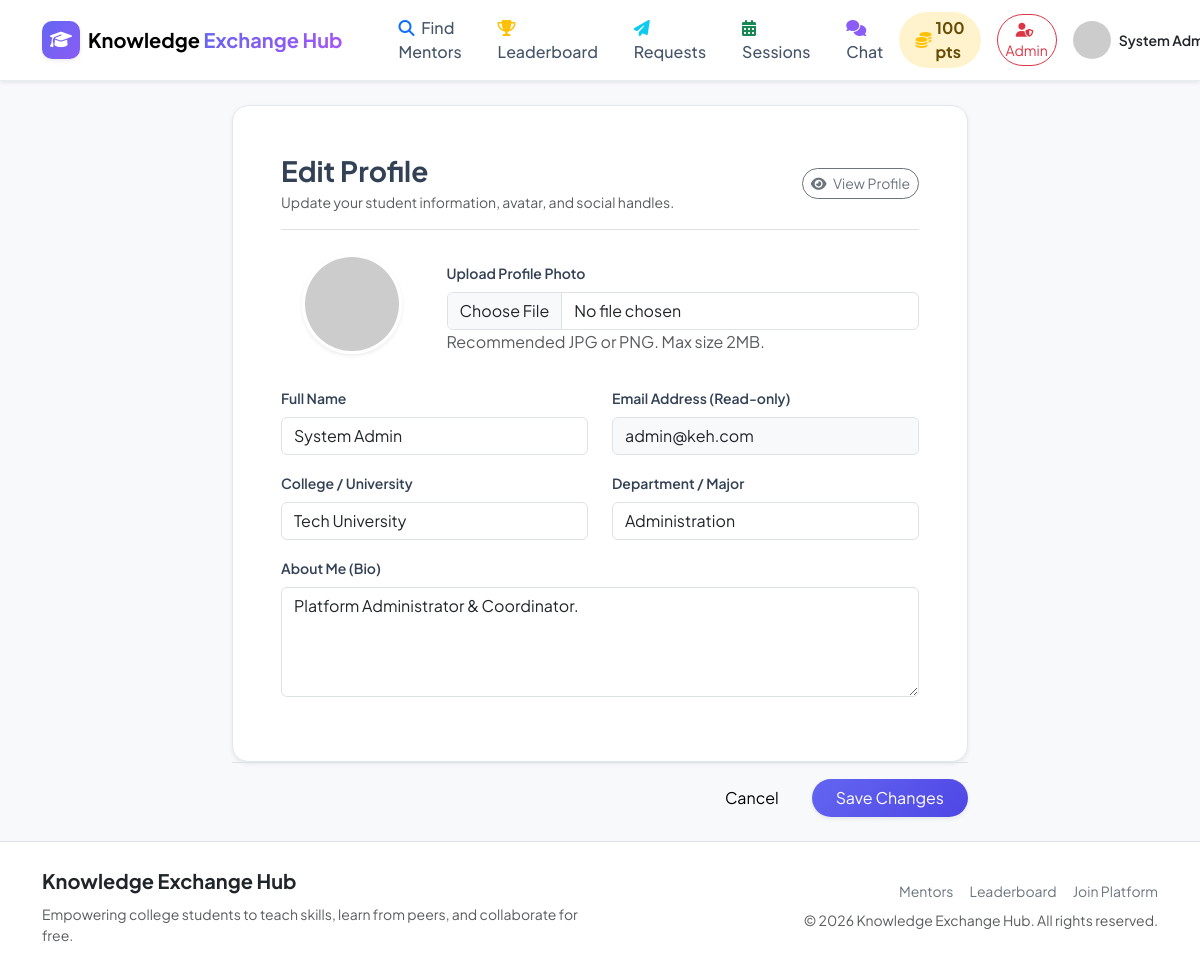
The page /edit-profile.php (signed in) on the database its author committed.
### tables this page shows
CREATE TABLE IF NOT EXISTS `users` (
  `id` INT AUTO_INCREMENT PRIMARY KEY,
  `name` VARCHAR(100) NOT NULL,
  `email` VARCHAR(150) NOT NULL UNIQUE,
  `password` VARCHAR(255) NOT NULL,
  `profile_photo` VARCHAR(255) DEFAULT 'default_avatar.png',
  `college` VARCHAR(150) DEFAULT NULL,
  `department` VARCHAR(100) DEFAULT NULL,
  `bio` TEXT DEFAULT NULL,
  `points` INT DEFAULT 0,
  `is_admin` TINYINT(1) DEFAULT 0,
  `is_blocked` TINYINT(1) DEFAULT 0,
  `created_at` DATETIME DEFAULT CURRENT_TIMESTAMP
);

### includes/functions.php (called while the page is built, shortened)
<?php
function e($string) {
    return htmlspecialchars($string ?? '', ENT_QUOTES, 'UTF-8');
}
?>

### includes/auth-check.php (called while the page is built, shortened)
<?php
require_once __DIR__ . '/db.php';
$stmt = $pdo->prepare("SELECT * FROM users WHERE id = ?");
$stmt->execute([$_SESSION['user_id']]);
$current_user = $stmt->fetch();
?>

### edit-profile.php (the view, shortened to what this page needs)
<?php
require_once __DIR__ . '/includes/auth-check.php';
require_once __DIR__ . '/includes/functions.php';
require_once __DIR__ . '/includes/header.php';
require_once __DIR__ . '/includes/navbar.php';
?>
<div class="container py-4">
    <div class="row justify-content-center">
        <div class="col-lg-8">
            <div class="keh-card p-4 p-md-5 shadow-sm">
                <div class="d-flex justify-content-between align-items-center mb-4 pb-3 border-bottom">
                    <div>
                        <h3 class="fw-bold mb-1">Edit Profile</h3>
                        <p class="text-muted small mb-0">Update your student information, avatar, and social handles.</p>
                    </div>
                    <a href="profile.php" class="btn btn-outline-secondary btn-sm rounded-pill"><i class="fas fa-eye me-1"></i> View Profile</a>
                </div>
                <form action="edit-profile.php" method="POST" enctype="multipart/form-data">
                    <div class="row mb-4 align-items-center">
                        <div class="col-md-3 text-center mb-3 mb-md-0">
                            <img src="/KEH/uploads/profile_photos/<?= e($current_user['profile_photo']) ?>"
                                 onerror="this.src='https://ui-avatars.com/api/?name=<?= urlencode($current_user['name']) ?>&background=6366f1&color=fff';"
                                 alt="Avatar" class="mentor-avatar shadow-sm mb-2" style="width: 100px; height: 100px;">
                        </div>
                        <div class="col-md-9">
                            <label for="profile_photo" class="form-label fw-semibold small">Upload Profile Photo</label>
                            <input type="file" class="form-control" id="profile_photo" name="profile_photo" accept="image/*">
                            <span class="text-muted text-xs">Recommended JPG or PNG. Max size 2MB.</span>
                        </div>
                    </div>
                    <div class="row">
                        <div class="col-md-6 mb-3">
                            <label for="name" class="form-label fw-semibold small">Full Name</label>
                            <input type="text" class="form-control" id="name" name="name" required value="<?= e($current_user['name']) ?>">
                        </div>
                        <div class="col-md-6 mb-3">
                            <label for="email" class="form-label fw-semibold small">Email Address (Read-only)</label>
                            <input type="email" class="form-control bg-light" id="email" value="<?= e($current_user['email']) ?>" readonly>
                        </div>
                    </div>
                    <div class="row">
                        <div class="col-md-6 mb-3">
                            <label for="college" class="form-label fw-semibold small">College / University</label>
                            <input type="text" class="form-control" id="college" name="college" required value="<?= e($current_user['college']) ?>">
                        </div>
                        <div class="col-md-6 mb-3">
                            <label for="department" class="form-label fw-semibold small">Department / Major</label>
                            <input type="text" class="form-control" id="department" name="department" required value="<?= e($current_user['department']) ?>">
                        </div>
                    </div>
                    <div class="mb-3">
                        <label for="bio" class="form-label fw-semibold small">About Me (Bio)</label>
                        <textarea class="form-control" id="bio" name="bio" rows="4" placeholder="Describe your background, what you enjoy teaching, and what skills you want to pick up..."><?= e($current_user['bio']) ?></textarea>
                    </div>
                    </div>
                    <div class="d-flex justify-content-end gap-2 border-top pt-3">
                        <a href="profile.php" class="btn btn-light rounded-pill px-4">Cancel</a>
                        <button type="submit" class="btn btn-primary rounded-pill px-4 shadow-sm">Save Changes</button>
                    </div>
            </div>
        </div>
    </div>
<?php require_once __DIR__ . '/includes/footer.php'; ?>

### includes/navbar.php (shortened to what this page needs)
<?php
require_once __DIR__ . '/functions.php';
$is_logged_in = isset($_SESSION['user_id']);
$user = null;
if ($is_logged_in && isset($pdo)) {
    $stmt = $pdo->prepare("SELECT * FROM users WHERE id = ?");
    $stmt->execute([$_SESSION['user_id']]);
    $user = $stmt->fetch();
}
?>
<nav class="navbar navbar-expand-lg sticky-top custom-navbar shadow-sm">
    <div class="container">
        <a class="navbar-brand d-flex align-items-center gap-2" href="/KEH/index.php">
            <div class="brand-icon shadow-sm">
                <i class="fas fa-graduation-cap"></i>
            </div>
            <span class="brand-text fw-bold">Knowledge <span class="text-primary-gradient">Exchange Hub</span></span>
        </a>
        <div class="collapse navbar-collapse" id="navbarMain">
            <ul class="navbar-nav me-auto mb-2 mb-lg-0 ms-lg-4 gap-lg-1">
                <li class="nav-item">
                    <a class="nav-link px-3" href="/KEH/find-mentor.php"><i class="fas fa-search me-1 text-primary"></i> Find Mentors</a>
                </li>
                <li class="nav-item">
                    <a class="nav-link px-3" href="/KEH/leaderboard.php"><i class="fas fa-trophy me-1 text-warning"></i> Leaderboard</a>
                </li>
                <?php if ($is_logged_in): ?>
                <li class="nav-item">
                    <a class="nav-link px-3 position-relative" href="/KEH/requests.php">
                        <i class="fas fa-paper-plane me-1 text-info"></i> Requests
                    </a>
                </li>
                <li class="nav-item">
                    <a class="nav-link px-3" href="/KEH/my-sessions.php"><i class="fas fa-calendar-alt me-1 text-success"></i> Sessions</a>
                </li>
                <li class="nav-item">
                    <a class="nav-link px-3 position-relative" href="/KEH/chat.php">
                        <i class="fas fa-comments me-1 text-purple"></i> Chat
                    </a>
                </li>
                <?php endif; ?>
            </ul>
            <div class="d-flex align-items-center gap-3">
                <?php if ($is_logged_in && $user): ?>
                    <div class="points-pill bg-warning-subtle text-warning-emphasis fw-bold px-3 py-1 rounded-pill shadow-xs d-flex align-items-center gap-1" title="Your Total Points">
                        <i class="fas fa-coins text-warning"></i> <?= (int)$user['points'] ?> pts
                    </div>
                    <?php if (!empty($user['is_admin'])): ?>
                        <a href="/KEH/admin/dashboard.php" class="btn btn-outline-danger btn-sm rounded-pill font-weight-bold">
                            <i class="fas fa-user-shield me-1"></i> Admin
                        </a>
                    <?php endif; ?>
                    <div class="dropdown">
                        <a class="d-flex align-items-center text-decoration-none dropdown-toggle text-dark" href="#" role="button" data-bs-toggle="dropdown" aria-expanded="false">
                            <img src="/KEH/uploads/profile_photos/<?= e($user['profile_photo'] ?? 'default_avatar.png') ?>"
                                 onerror="this.src='https://ui-avatars.com/api/?name=<?= urlencode($user['name']) ?>&background=6366f1&color=fff';"
                                 alt="Profile" class="avatar-sm rounded-circle me-2 object-fit-cover shadow-xs" width="38" height="38">
                            <span class="fw-semibold small d-none d-md-inline-block"><?= e($user['name']); ?></span>
                        </a>
                    </div>
                <?php else: ?>
                    <a href="/KEH/login.php" class="btn btn-light text-primary fw-semibold px-4 rounded-pill">Log In</a>
                    <a href="/KEH/register.php" class="btn btn-primary fw-semibold px-4 rounded-pill shadow-sm">Get Started</a>
                <?php endif; ?>
            </div>
        </div>
    </div>
</nav>

### assets/css/custom.css (style rules this page uses)
:root { --primary-color: #6366f1; --primary-hover: #4f46e5; --primary-light: #eef2ff; --secondary-color: #06b6d4; --dark-color: #0f172a; --card-border: #e2e8f0; --purple-color: #8b5cf6; --font-main: 'Plus Jakarta Sans', -apple-system, BlinkMacSystemFont, sans-serif; }
body { font-family: var(--font-main); color: #334155; background-color: #f8fafc !important; }
.text-primary-gradient { background: linear-gradient(135deg, #6366f1 0%, #a855f7 100%); -webkit-background-clip: text; -webkit-text-fill-color: transparent; }
.btn-primary { background: linear-gradient(135deg, #6366f1 0%, #4f46e5 100%); border: none; transition: all 0.25s ease; }
.custom-navbar { background-color: rgba(255, 255, 255, 0.92); backdrop-filter: blur(10px); border-bottom: 1px solid rgba(226, 232, 240, 0.8); }
.brand-icon { width: 38px; height: 38px; background: linear-gradient(135deg, #6366f1 0%, #8b5cf6 100%); color: white; border-radius: 10px; display: flex; align-items: center; justify-content: center; font-size: 1.1rem; }
.nav-link { font-weight: 500; color: #475569 !important; transition: color 0.2s ease; }
.keh-card { background: #ffffff; border: 1px solid var(--card-border); border-radius: 16px; transition: transform 0.25s ease, box-shadow 0.25s ease; }
.mentor-avatar { width: 90px; height: 90px; border-radius: 50%; object-fit: cover; border: 3px solid #ffffff; box-shadow: 0 4px 10px rgba(0,0,0,0.1); }
.text-purple { color: #8b5cf6 !important; }

### rows shown on the page
users: points "100", name "System…", name "System Admin", email "admin@keh.com", college "Tech University", department "Administration", bio "Platform Administrator & Coordinator."
